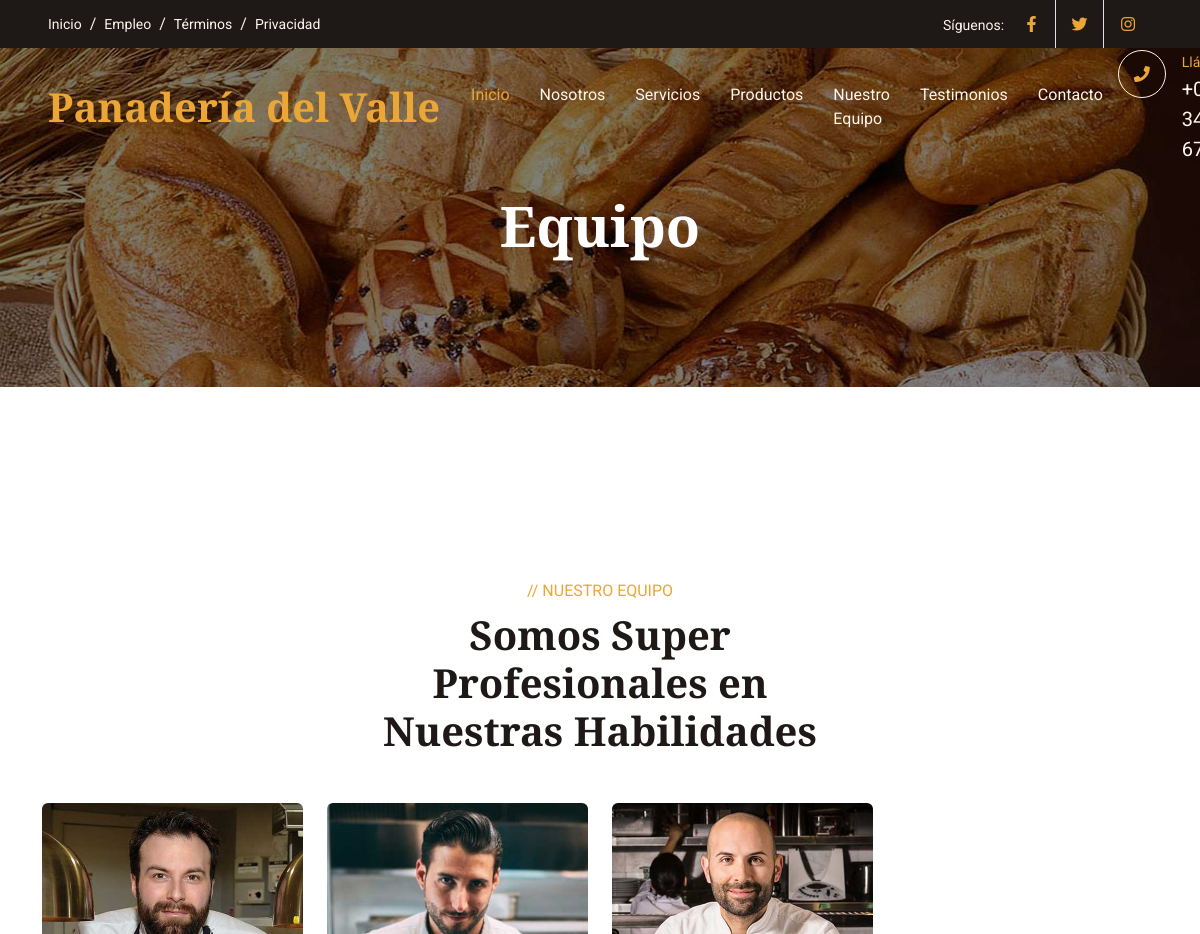
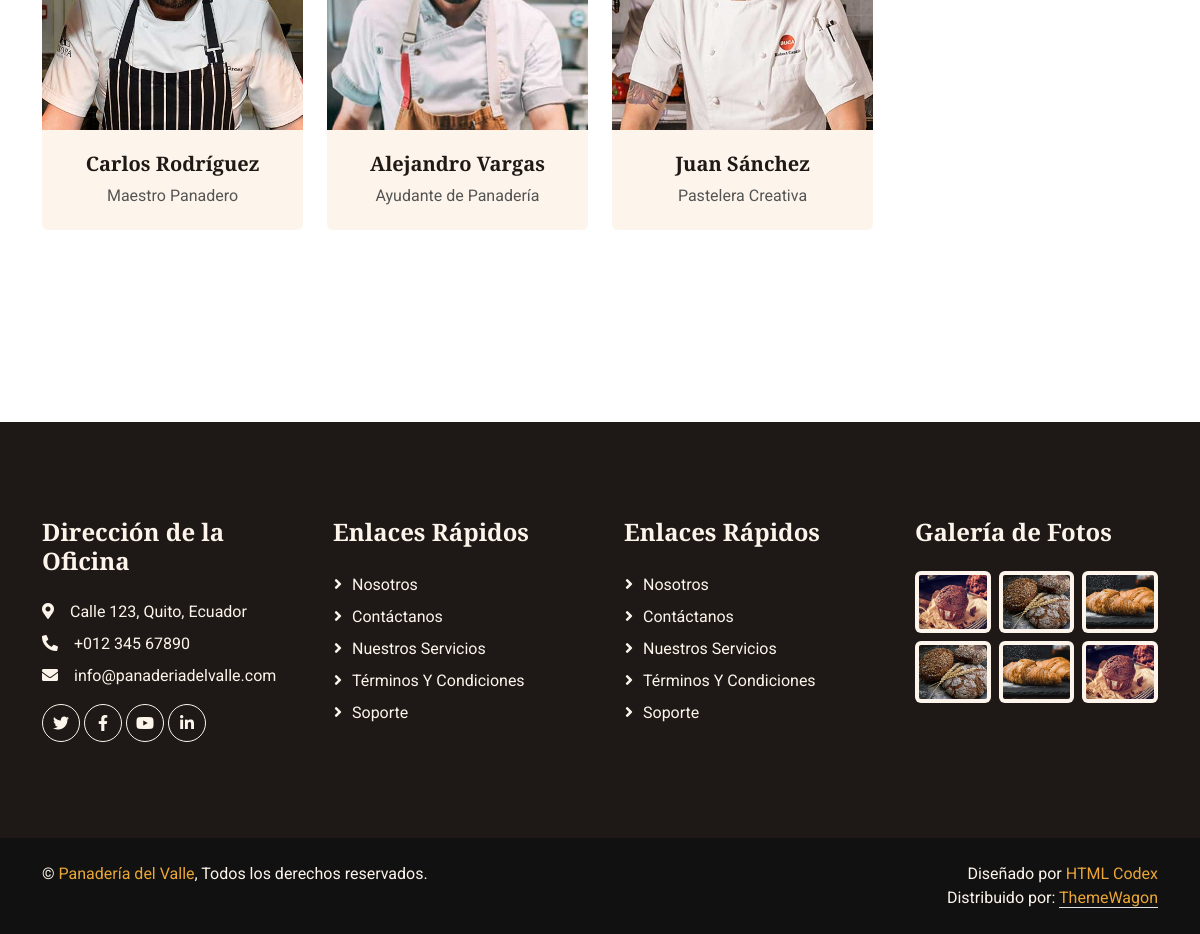
Page /team/ on the committed database (2 pictures, top to bottom).
### team/models.py (models this page shows, shortened)
class Member(models.Model):
    name = models.CharField(max_length=50, verbose_name="Nombre")
    role = models.CharField(max_length=50, verbose_name="Rol")
    image = models.ImageField(upload_to='team', verbose_name="Imagen")
    created = models.DateField(auto_now_add=True, verbose_name="Fecha de creacion")
    updated = models.DateField(auto_now=True, verbose_name="Fecha de edicion")
    class Meta:
        verbose_name = "miembro"
        verbose_name_plural = "miembros"

### team/views.py (the view)
# urls.py: path("team/", include('team.urls')),
def team(request):
    members = Member.objects.all()
    return render(request, 'team/team.html', {'members': members})

### social/processors.py (called while the page is built)
def ctx_dict(request):
    dict_social={}
    urls=Social.objects.all()
    for url in urls:
        dict_social[url.key]=url.url
    return dict_social

### team/templates/team/team.html (shortened to what this page needs)
{% extends "core/base.html" %}
{% block header_Title %}Equipo{% endblock %}
{% block content %}
{% load static %}
<div class="container-xxl py-6">
    <div class="container">
        <div class="text-center mx-auto mb-5 wow fadeInUp" data-wow-delay="0.1s" style="max-width: 500px;">
            <p class="text-primary text-uppercase mb-2">// Nuestro Equipo</p>
            <h1 class="display-6 mb-4">Somos Super Profesionales en Nuestras Habilidades</h1>
        </div>
        <div class="row g-4">
            {% for member in members %}
            <div class="col-lg-3 col-md-6 wow fadeInUp" data-wow-delay="{{ forloop.counter|divisibleby:2|yesno:'0.3s,0.1s' }}">
                <div class="team-item text-center rounded overflow-hidden">
                    <img class="img-fluid" src="{{ member.image.url }}" alt="{{ member.name }}">
                    <div class="team-text">
                        <div class="team-title">
                            <h5>{{ member.name }}</h5>
                            <span>{{ member.role }}</span>
                        </div>
                    </div>
                </div>
            </div>
            {% endfor %}
        </div>
    </div>
</div>
{% endblock %}

### core/static/core/css/style.css (style rules this page uses)
:root { --primary: #EAA636; --secondary: #545454; --light: #FDF5EB; --dark: #1E1916; }
h4, h5, h6, .h4, .h5, .h6 { font-weight: 600 !important; }
.py-6 { padding-top: 6rem; padding-bottom: 6rem; }
.team-item .team-text { position: relative; height: 100px; overflow: hidden; }
.team-item .team-title { position: absolute; width: 100%; height: 100%; top: 0; left: 0; display: flex; flex-direction: column; align-items: center; justify-content: center; background: var(--light); transition: .5s; }

### rows in the picture
Member: image (picture), name "Carlos Rodríguez", role "Maestro Panadero"
Member: image (picture), name "Alejandro Vargas", role "Ayudante de Panadería"
Member: image (picture), name "Juan Sánchez", role "Pastelera Creativa"
